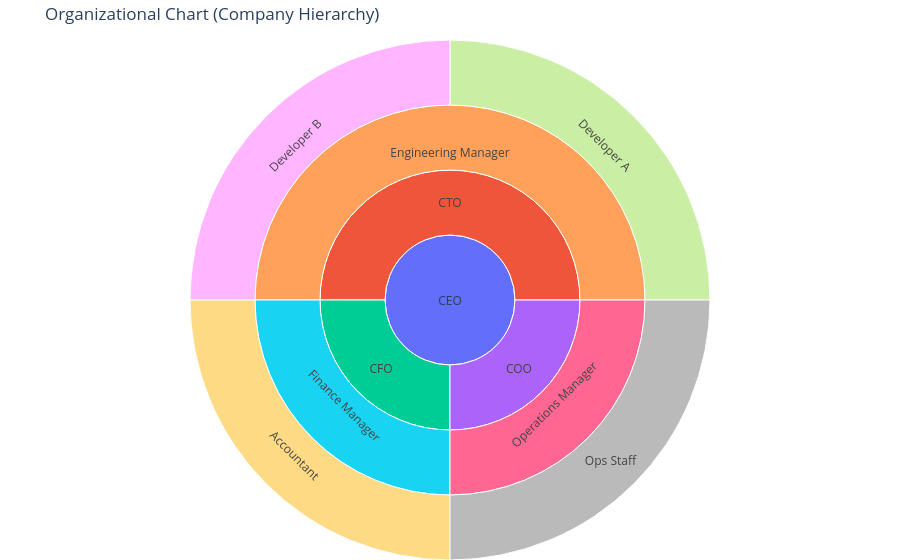

Notebook code cell kept with this figure:
### Code cell
import plotly.graph_objects as go

labels2 = ["CEO", "CTO", "CFO", "COO", 
          "Engineering Manager", "Finance Manager", "Operations Manager",
          "Developer A", "Developer B", "Accountant", "Ops Staff"]

parents2 = ["", "CEO", "CEO", "CEO", 
           "CTO", "CFO", "COO", 
           "Engineering Manager", "Engineering Manager", "Finance Manager", "Operations Manager"]
labels = []
parents = []
fig = go.Figure(go.Sunburst(
    labels=labels2,
    parents=parents2,
    marker=dict(colors=["#636EFA","#EF553B","#00CC96","#AB63FA",
                        "#FFA15A","#19D3F3","#FF6692",
                        "#B6E880","#FF97FF","#FECB52","#9D9D9D"]),
    branchvalues="total"
))

fig.update_layout(
    title="Organizational Chart (Company Hierarchy)",
    margin=dict(t=40, l=0, r=0, b=0)
)

fig.show()

### Figure 1 — Plotly figure (JSON) as saved in the notebook; plotly's stock layout.template omitted (floating-point values rounded to 4 significant figures)
{"data": [{"branchvalues": "total", "labels": ["CEO", "CTO", "CFO", "COO", "Engineering Manager", "Finance Manager", "Operations Manager", "Developer A", "Developer B", "Accountant", "Ops Staff"], "marker": {"colors": ["#636EFA", "#EF553B", "#00CC96", "#AB63FA", "#FFA15A", "#19D3F3", "#FF6692", "#B6E880", "#FF97FF", "#FECB52", "#9D9D9D"]}, "parents": ["", "CEO", "CEO", "CEO", "CTO", "CFO", "COO", "Engineering Manager", "Engineering Manager", "Finance Manager", "Operations Manager"], "type": "sunburst"}], "layout": {"margin": {"b": 0, "l": 0, "r": 0, "t": 40}, "title": {"text": "Organizational Chart (Company Hierarchy)"}}}
